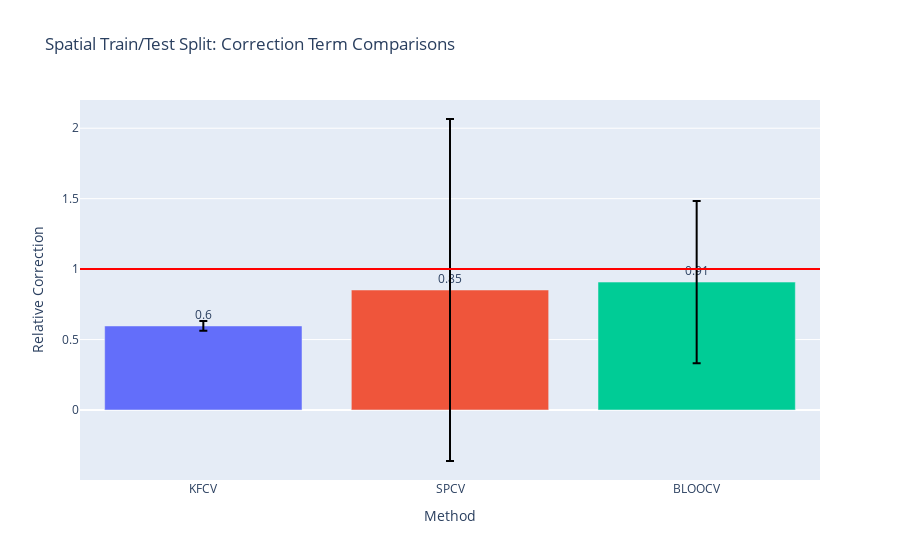

Notebook code cell kept with this figure:
### Code cell
fig_clus = go.Figure()
fig_clus.add_trace(go.Bar(
    x=clus_corrs.columns,
    y=(clus_corrs / clus_ns_corr.mean()).mean(),
    marker_color=px.colors.qualitative.Plotly,
    text=np.around((clus_corrs / clus_ns_corr.mean()).mean(),2),
    textposition='outside',
    error_y=dict(
            type='data',
            color='black',
            array=clus_corrs.std() / clus_ns_corr.mean(),
        )
))
fig_clus.add_hline(y=1., line_color='red', row=1, col=i+1)

fig_clus.update_yaxes(title_text="Relative Correction")
fig_clus.update_xaxes(title_text="Method")
fig_clus.update_layout(title="Spatial Train/Test Split: Correction Term Comparisons", showlegend=False)
fig_clus.show()

### Figure 1 — Plotly figure (JSON) as saved in the notebook; plotly's stock layout.template omitted (floating-point values rounded to 4 significant figures)
{"data": [{"error_y": {"array": [0.03465, 1.214, 0.5762], "color": "black", "type": "data"}, "marker": {"color": ["#636EFA", "#EF553B", "#00CC96", "#AB63FA", "#FFA15A", "#19D3F3", "#FF6692", "#B6E880", "#FF97FF", "#FECB52"]}, "text": [0.6, 0.85, 0.91], "textposition": "outside", "type": "bar", "x": ["KFCV", "SPCV", "BLOOCV"], "y": [0.5963, 0.8517, 0.9078]}], "layout": {"shapes": [{"line": {"color": "red"}, "type": "line", "x0": 0, "x1": 1, "xref": "x domain", "y0": 1, "y1": 1, "yref": "y"}], "showlegend": false, "title": {"text": "Spatial Train/Test Split: Correction Term Comparisons"}, "xaxis": {"title": {"text": "Method"}}, "yaxis": {"title": {"text": "Relative Correction"}}}}
